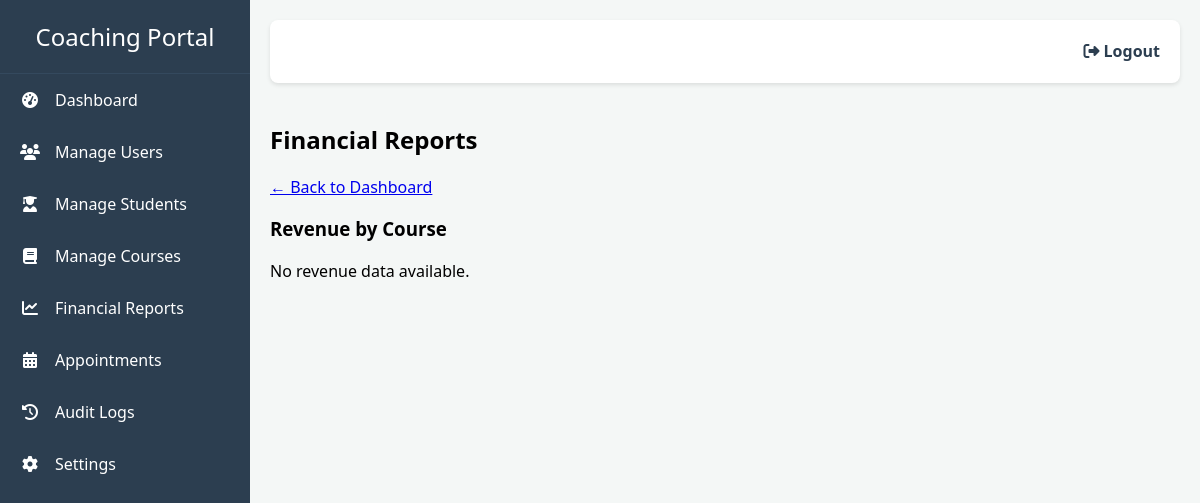
The app's page /admin_portal/financial_reports (signed in), older data.
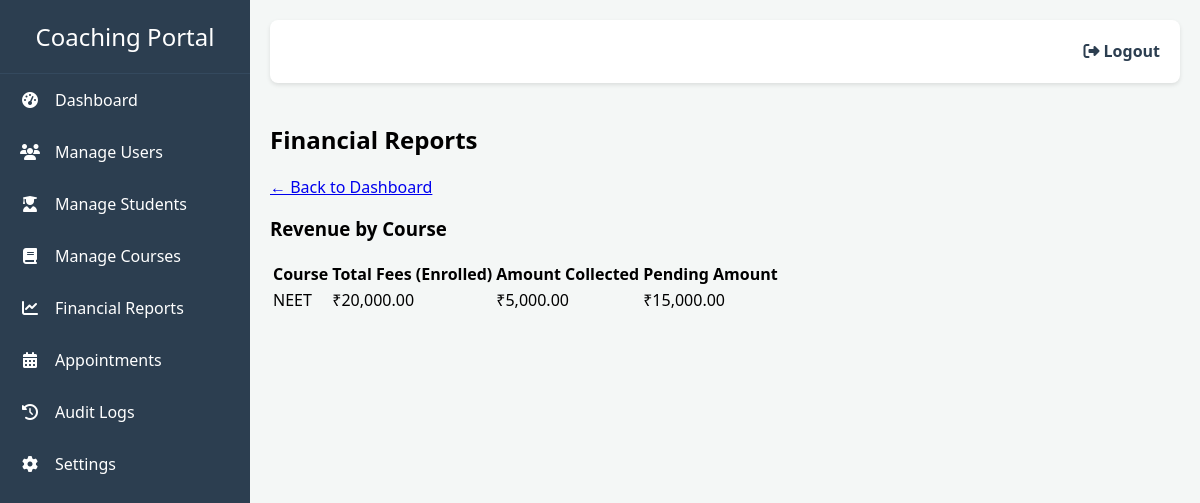
The same page, newer data.
### models.py (models this page shows)
class Enquiry(db.Model):
    id = db.Column(db.Integer, primary_key=True)
    name = db.Column(db.String(100), nullable=False)
    contact = db.Column(db.String(100), nullable=False)
    course_interest = db.Column(db.String(100), nullable=True)
    status = db.Column(db.String(20), nullable=False, default='New')
    joining_date = db.Column(db.String(20), nullable=True)

### app.py (the view)
@app.route('/admin_portal/financial_reports')
@login_required
def financial_reports():
    if current_user.role != 'admin':
        return redirect(url_for('login'))
    revenue_by_course = db.session.query(
        Enquiry.course_interest,
        db.func.sum(Fee.total_amount).label('total_fees'),
        db.func.sum(Payment.amount).label('amount_paid')
    ).join(Student, Enquiry.id == Student.enquiry_id).join(Fee).join(Payment).group_by(Enquiry.course_interest).all()
    return render_template('financial_reports.html', revenue_by_course=revenue_by_course)

### app.py (called while the page is built)
@login_manager.user_loader
def load_user(user_id):
    return db.session.get(User, int(user_id))

### templates/financial_reports.html (shortened to what this page needs)
{% extends "base.html" %}
{% block content %}
<div class="max-w-6xl mx-auto px-4 py-6">
    <div class="bg-white shadow-lg rounded-2xl p-6">
        <h2 class="text-2xl font-bold text-gray-800 mb-4">Financial Reports</h2>
        <a href="{{ url_for('admin_portal') }}" class="text-blue-600 hover:underline mb-4 inline-block">← Back to Dashboard</a>
        <h3 class="text-xl font-semibold text-gray-800 mt-8">Revenue by Course</h3>
        <div class="mt-4 overflow-x-auto">
            {% if revenue_by_course %}
            <table class="min-w-full border border-gray-200 rounded-lg overflow-hidden">
                <thead class="bg-gray-100 text-gray-700 text-sm">
                    <tr>
                        <th class="px-4 py-2 text-left">Course</th>
                        <th class="px-4 py-2 text-left">Total Fees (Enrolled)</th>
                        <th class="px-4 py-2 text-left">Amount Collected</th>
                        <th class="px-4 py-2 text-left">Pending Amount</th>
                    </tr>
                </thead>
                <tbody class="divide-y divide-gray-200 text-sm">
                    {% for report in revenue_by_course %}
                    <tr class="hover:bg-gray-50 transition">
                        <td class="px-4 py-2 font-medium text-gray-800">{{ report.course_interest }}</td>
                        <td class="px-4 py-2">₹{{ "{:,.2f}".format(report.total_fees) }}</td>
                        <td class="px-4 py-2">₹{{ "{:,.2f}".format(report.amount_paid) }}</td>
                        <td class="px-4 py-2">₹{{ "{:,.2f}".format(report.total_fees - report.amount_paid) }}</td>
                    </tr>
                    {% endfor %}
                </tbody>
            </table>
            {% else %}
            <p class="text-gray-500 italic">No revenue data available.</p>
            {% endif %}
        </div>
    </div>
</div>
{% endblock %}

Row changes from the older to the newer data that the page shows:
added Enquiry: course_interest "NEET", total_fees "20,000.00", amount_paid "5,000.00", total_fees "15,000.00"
Text that changed along with them:
text no longer shown: "No revenue data available."
text now shown: "Course Total Fees (Enrolled) Amount Collected Pending Amount"
